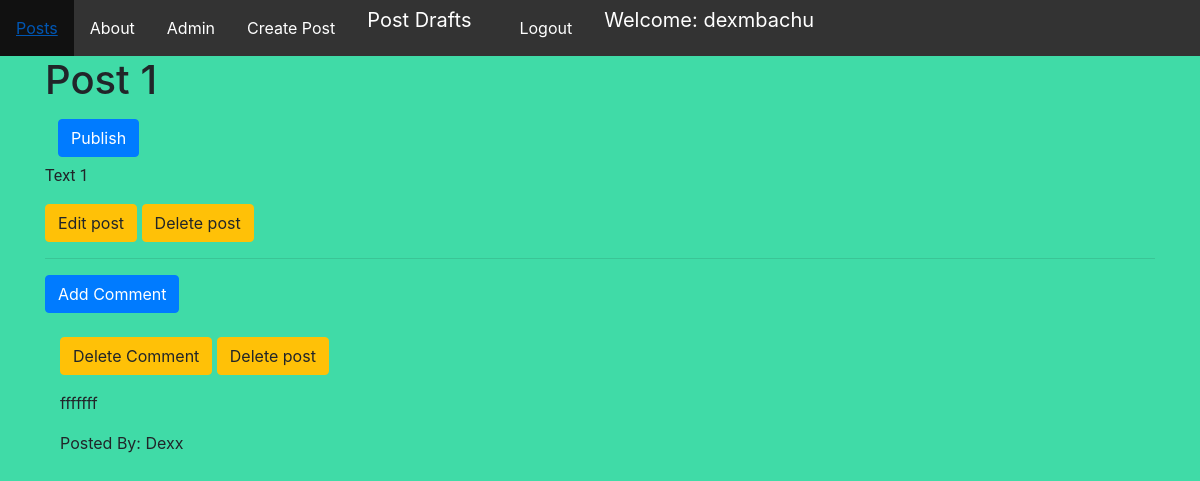
Page /blogclone/post/3/ (signed in) on the earlier database version.
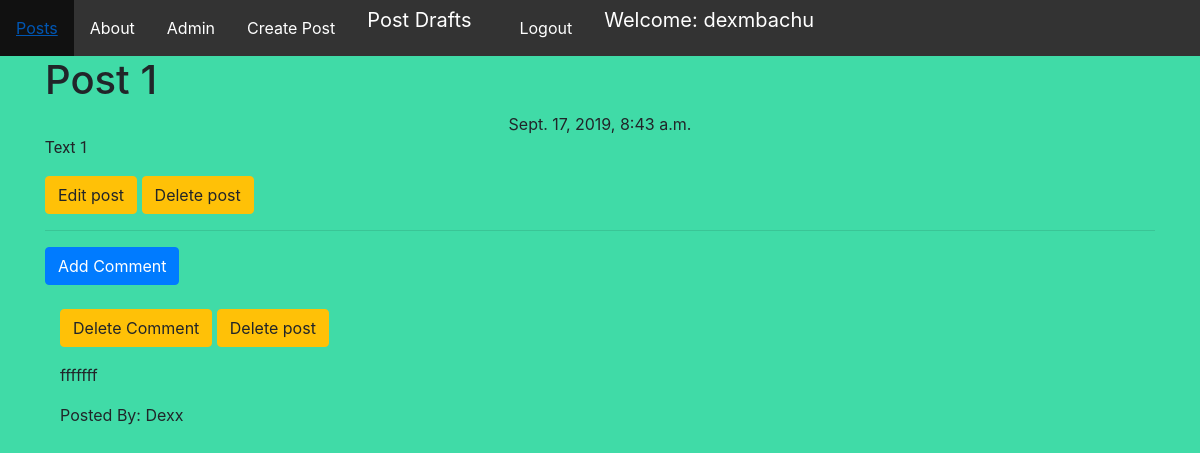
Same page on the later database version.
### blogclone/models.py (models this page shows, shortened)
class Post(models.Model):
    author = models.ForeignKey('auth.User', related_name='posts', on_delete=models.CASCADE)
    title = models.CharField(max_length=200)
    text = models.TextField()
    create_date = models.DateTimeField(default=timezone.now)
    published_date = models.DateTimeField(blank=True, null=True)

### blogclone/views.py (the view)
class PostDetailView(DetailView):
    model = Post

### blogclone/templates/blogclone/post_detail.html (shortened to what this page needs)
{% extends 'blogclone/base.html' %}
{% load static %}
{% block content %}
    <h1 class="post-title">{{ post.title }}</h1>
    {% if post.published_date %}
        <div class="date post-date">
            {{ post.published_date }}
        </div>
    {% else %}
        <a class="btn btn-default" href="{% url 'blogclone:publish-post' pk=post.pk %}">
            <button class="btn btn-primary">Publish</button>
        </a>
    {% endif %}
    <p class="post-content">
        {{ post.text|safe|linebreaksbr }}
    </p>
    {% if user.is_authenticated %}
        <a class="" href="{% url 'blogclone:edit-post' pk=post.pk %}">
            <button class="btn btn-warning">Edit post</button>
        </a>
        <a class="" href="{% url 'blogclone:delete-post' pk=post.pk %}">
            <button class="btn btn-warning">Delete post</button>
        </a>
    {% endif %}
    <hr>
    <a class="btn btn-primary btn-comment" href="{% url 'blogclone:add-comment-to-post' pk=post.pk %}"> Add Comment</a>
    <div class="container">
        {% for comment in post.comments.all %}
            <br>
            {% if user.is_authenticated or comment.approved_comment %}
                {% if not comment.approved_comment %}
                    <a class="" href="{% url 'blogclone:delete-comment' pk=comment.pk %}">
                        <button class="btn btn-warning">Delete Comment</button>
                    </a>
                    <a class="" href="{% url 'blogclone:approve-comment' pk=comment.pk %}">
                        <button class="btn btn-warning">Delete post</button>
                    </a>
                {% endif %}
                <p>{{ comment.text|safe|linebreaks }}</p>
                <p>Posted By: {{ comment.author }}</p>
            {% endif %}
            {% empty %}
            <p>No Comments</p>
        {% endfor %}
    </div>
        {% endblock %}

Differences in the rows shown:
changed Post "Post 1": published_date (not shown) → "Sept. 17, 2019, 8:43 a.m."
Other differences:
text no longer shown: "Publish"
